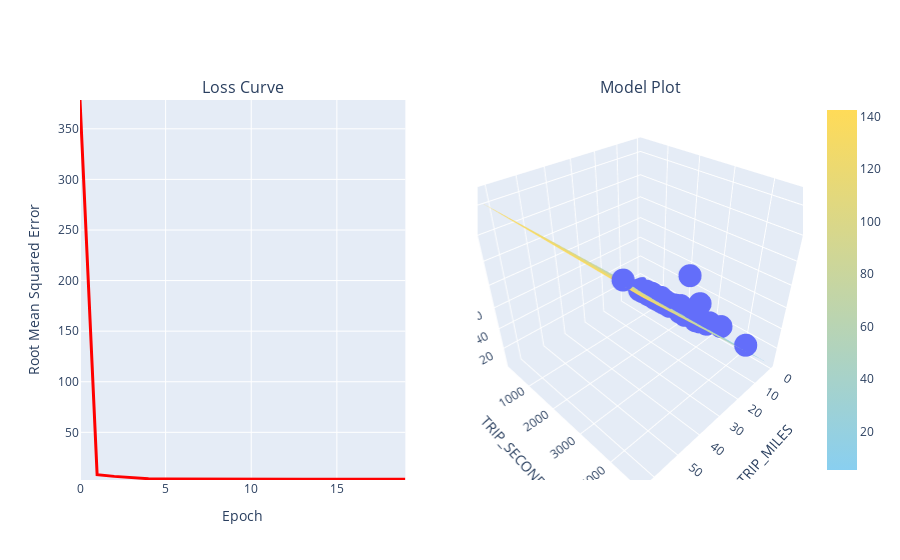

The cell this chart's notebook holds for it:
### Code cell
# Experiment 2 - Multifeature

# The following variables are the hyperparameters.
learning_rate = 0.001
epochs = 20
batch_size = 50

training_df['TRIP_MINUTES'] = training_df['TRIP_SECONDS']/60
# Specify the feature and the label.
features = ['TRIP_MILES', 'TRIP_SECONDS']
label = 'FARE'

model_1 = run_experiment(training_df, features, label, learning_rate, epochs, batch_size)

### Figure 1 — Plotly figure (JSON) as saved in the notebook; plotly's stock layout.template omitted (floating-point values rounded to 4 significant figures; data arrays with more than 128 entries replaced by an {"elided": "..."} marker saying what was removed)
{"data": [{"hovertemplate": "TRIP_MILES=%{x}<br>TRIP_SECONDS=%{y}<br>FARE=%{z}<extra></extra>", "legendgroup": "", "marker": {"color": "#636efa", "symbol": "circle"}, "mode": "markers", "name": "", "scene": "scene", "showlegend": false, "type": "scatter3d", "x": {"elided": "200 float values"}, "y": {"elided": "200 int values"}, "z": {"elided": "200 float values"}}, {"colorscale": [[0, "#89CFF0"], [1, "#FFDB58"]], "scene": "scene", "type": "surface", "x": [0.5656, 29.34, 62.97], "y": [180, 2274.0, 4729], "z": [[5.351, 68.62, 142.6], [5.351, 68.62, 142.6], [5.351, 68.62, 142.6]]}, {"hovertemplate": "x=%{x}<br>y=%{y}<extra></extra>", "legendgroup": "", "line": {"color": "#ff0000", "dash": "solid", "width": 3}, "marker": {"symbol": "circle"}, "mode": "lines", "name": "", "orientation": "v", "showlegend": false, "type": "scatter", "x": [0, 1, 2, 3, 4, 5, 6, 7, 8, 9, 10, 11, 12, 13, 14, 15, 16, 17, 18, 19], "xaxis": "x", "y": [378.5, 8.173, 6.46, 5.044, 4.159, 3.813, 3.7, 3.658, 3.644, 3.634, 3.62, 3.622, 3.605, 3.608, 3.607, 3.604, 3.6, 3.607, 3.609, 3.606], "yaxis": "y"}], "layout": {"annotations": [{"font": {"size": 16}, "showarrow": false, "text": "Loss Curve", "x": 0.225, "xanchor": "center", "xref": "paper", "y": 1, "yanchor": "bottom", "yref": "paper"}, {"font": {"size": 16}, "showarrow": false, "text": "Model Plot", "x": 0.775, "xanchor": "center", "xref": "paper", "y": 1, "yanchor": "bottom", "yref": "paper"}], "scene": {"domain": {"x": [0.55, 1], "y": [0, 1]}, "xaxis": {"title": {"text": "TRIP_MILES"}}, "yaxis": {"title": {"text": "TRIP_SECONDS"}}, "zaxis": {"title": {"text": "FARE"}}}, "xaxis": {"anchor": "y", "domain": [0, 0.45], "title": {"text": "Epoch"}}, "yaxis": {"anchor": "x", "domain": [0, 1], "range": [2.88, 378.5], "title": {"text": "Root Mean Squared Error"}}}}
